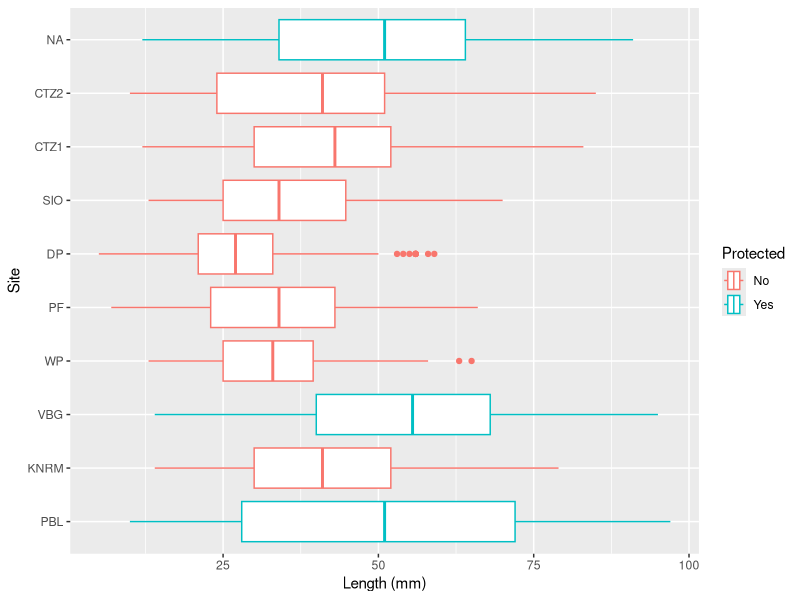

This chart was generated by the following R code: (Note: this script raises an error after producing the figure.)
## ---- chunk 1
library(tidyverse)
read_csv("limpets.csv")
## ---- chunk 2
limpets_data <- read_csv("limpets.csv", col_types = "ncc")
## ---- chunk 3
limpets_data$Site <- factor(limpets_data$Site, levels = c("PBL", "KNRM", "VBG", "WP", "PF", "DP", "SIO", "CTZ1", "CTZ2", "CNMM"), ordered = TRUE)
## ---- chunk 4
ggplot(data = limpets_data) +
  geom_boxplot(mapping = aes(x = Length, y = Site, color = Protected)) +
  labs(x = "Length (mm)")
## ---- chunk 5
read.csv("roseate_terns.txt")
## ---- chunk 6
terns <- read.csv("roseate_terns.txt")
## ---- chunk 7
terns %>% filter(complete.cases(.))
## ---- chunk 8
terns %>% 
  pivot_longer(c("AR", "AL", "AC", "BR", "BL", "BC", "JR", "JL", "JC"), names_to = "sites")
